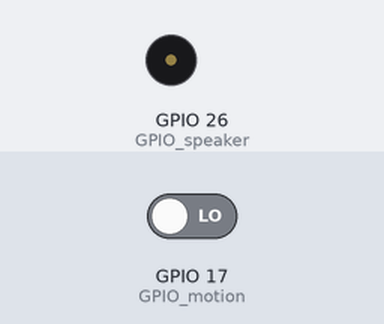
Simulated run of this program. Board: Raspberry Pi (BCM pin numbers). Parts: buzzer (waves = sounding). The inputs (shaded band) are chosen by the test bench; at power-on: GPIO 17 (GPIO_motion) LOW.

Above: at 1.2 s.
1.3 s: GPIO 17 (GPIO_motion) driven HIGH
At 1.7 s:
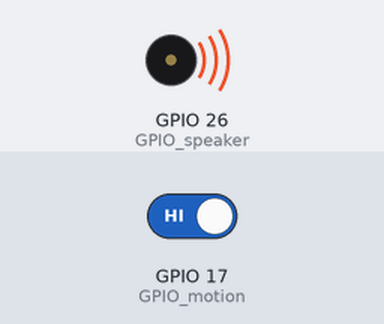
Timing chart, 0 to 5.8 s (numbered marks = the images above; inputs shaded):
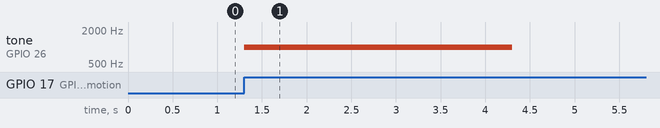

The program:

alert.py
```python
import RPi.GPIO as GPIO
import time

GPIO_motion = 17
GPIO_speaker = 26

def alert(self):
    alert = GPIO.PWM(GPIO_speaker, 1000)
    alert.start(50)
    time.sleep(3)
    alert.stop()

GPIO.setmode(GPIO.BCM)
GPIO.setup(GPIO_motion, GPIO.IN)
GPIO.setup(GPIO_speaker, GPIO.OUT)
GPIO.add_event_detect(GPIO_motion, GPIO.RISING, callback=alert, bouncetime=2000)

try:
    while True:
        time.sleep(1)

except KeyboardInterrupt:
    GPIO.cleanup()
```

Measured:
- after the input at 1.3 s, tone on GPIO 26 (GPIO_speaker): silent → 1000 Hz at once, → silent 3.0 s later
